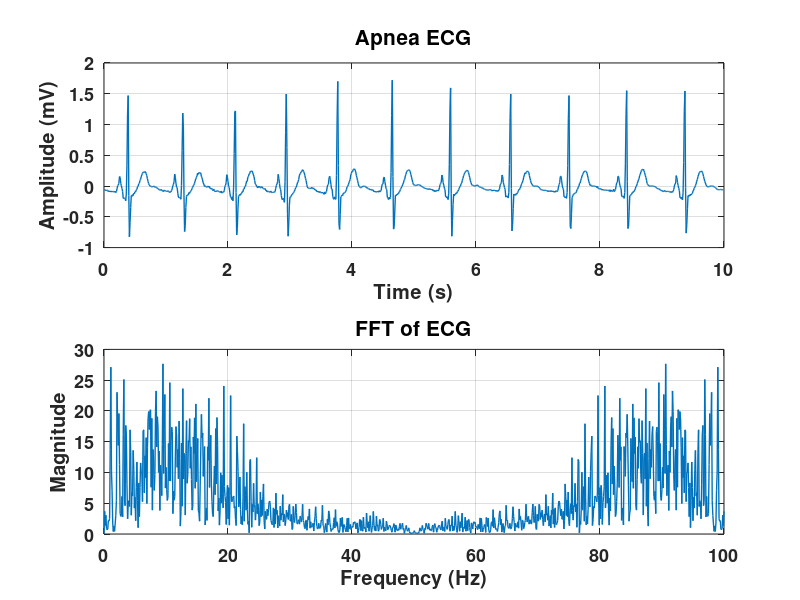
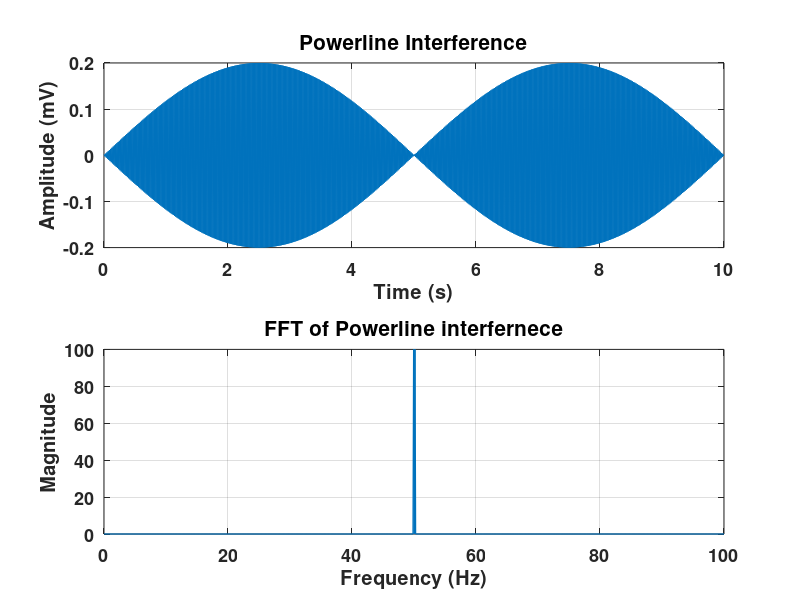
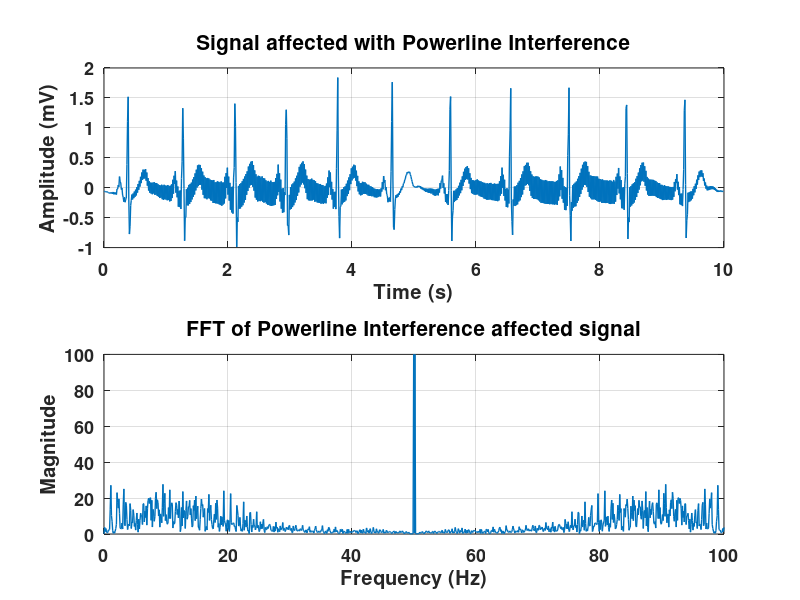

Reproduce these figures in MATLAB, in order. (Note: this script raises an error after producing the figures.)
clc;
% close all; 
clear;

fs = 100;
t=0:(1/fs):10-(1/fs);
f = linspace(0, fs, 1000);
load('a01m');

figure(1);

subplot(2, 1, 1);
x = val(:,:);
x = x/200;
plot(t, x, 'linewidth', 1);
set(gca, 'fontsize', 13, 'fontweight', 'bold');
title('Apnea ECG', 'fontsize', 15);
xlabel('Time (s)');
ylabel('Amplitude (mV)');
grid on;

subplot(2, 1, 2);
fftx = abs(fft(x));
plot(f, fftx, 'linewidth', 1);
set(gca, 'fontsize', 13, 'fontweight', 'bold');
title('FFT of ECG', 'fontsize', 15);
xlabel('Frequency (Hz)');
ylabel('Magnitude');
grid on;

figure(2);

subplot(2, 1, 1);
noise_powerline = 0.2*sin(2*pi*49.9*t);
plot(t, noise_powerline, 'linewidth', 1);
set(gca, 'fontsize', 13, 'fontweight', 'bold');
title('Powerline Interference', 'fontsize', 15);
xlabel('Time (s)');
ylabel('Amplitude (mV)');
grid on;

subplot(2, 1, 2);
plot(f, abs(fft(noise_powerline)), 'linewidth', 1);
set(gca, 'fontsize', 13, 'fontweight', 'bold');
title('FFT of Powerline interfernece', 'fontsize', 15);
xlabel('Frequency (Hz)');
ylabel('Magnitude');
grid on;

figure(3);

subplot(2, 1, 1);
powerline_affected_ecg = x + noise_powerline;
plot(t, powerline_affected_ecg, 'linewidth', 1);
set(gca, 'fontsize', 13, 'fontweight', 'bold');
title('Signal affected with Powerline Interference', 'fontsize', 15);
xlabel('Time (s)');
ylabel('Amplitude (mV)');
grid on;

subplot(2, 1, 2);
plot(f, abs(fft(powerline_affected_ecg)), 'linewidth', 1);
set(gca, 'fontsize', 13, 'fontweight', 'bold');
title('FFT of Powerline Interference affected signal', 'fontsize', 15);
xlabel('Frequency (Hz)');
ylabel('Magnitude');
grid on;

figure(4);
x_filtered = filter(butter_lpf, powerline_affected_ecg);

subplot(2, 1, 1);
plot(t, x_filtered, 'linewidth', 1);
set(gca, 'fontsize', 13, 'fontweight', 'bold');
title('Butterworth Signal with Powerline Interference filtered', 'fontsize', 15);
xlabel('Time (s)');
ylabel('Amplitude (mV)');
grid on;

subplot(2, 1, 2);
plot(f, abs(fft(x_filtered)), 'linewidth', 1);
set(gca, 'fontsize', 13, 'fontweight', 'bold');
title('FFT of Filtered signal', 'fontsize', 15);
xlabel('Frequency (Hz)');
ylabel('Magnitude');
grid on;

figure(5);

subplot(2, 1, 1);
noise_baseline = 0.5*sin(2*pi*0.5*t);
baseline_affected_ecg = x + noise_baseline;
plot(t, baseline_affected_ecg, 'linewidth', 1);
set(gca, 'fontsize', 13, 'fontweight', 'bold');
title('Signal affected with Baseline Wander', 'fontsize', 15);
xlabel('Time (s)');
ylabel('Amplitude (mV)');
grid on;

subplot(2, 1, 2);
plot(f, abs(fft(baseline_affected_ecg)), 'linewidth', 1);
set(gca, 'fontsize', 13, 'fontweight', 'bold');
title('FFT of Baseline Wander affected signal', 'fontsize', 15);
xlabel('Frequency (Hz)');
ylabel('Magnitude');
grid on;

figure(6);
x_filtered = filter(butter_hpf, baseline_affected_ecg);

subplot(2, 1, 1);
plot(t, x_filtered, 'linewidth', 1);
set(gca, 'fontsize', 13, 'fontweight', 'bold');
title('Signal with Baseline Wander filtered', 'fontsize', 15);
xlabel('Time (s)');
ylabel('Amplitude (mV)');
grid on;

subplot(2, 1, 2);
plot(f, abs(fft(x_filtered)), 'linewidth', 1);
set(gca, 'fontsize', 13, 'fontweight', 'bold');
title('FFT of Filtered signal', 'fontsize', 15);
xlabel('Frequency (Hz)');
ylabel('Magnitude');
grid on;

